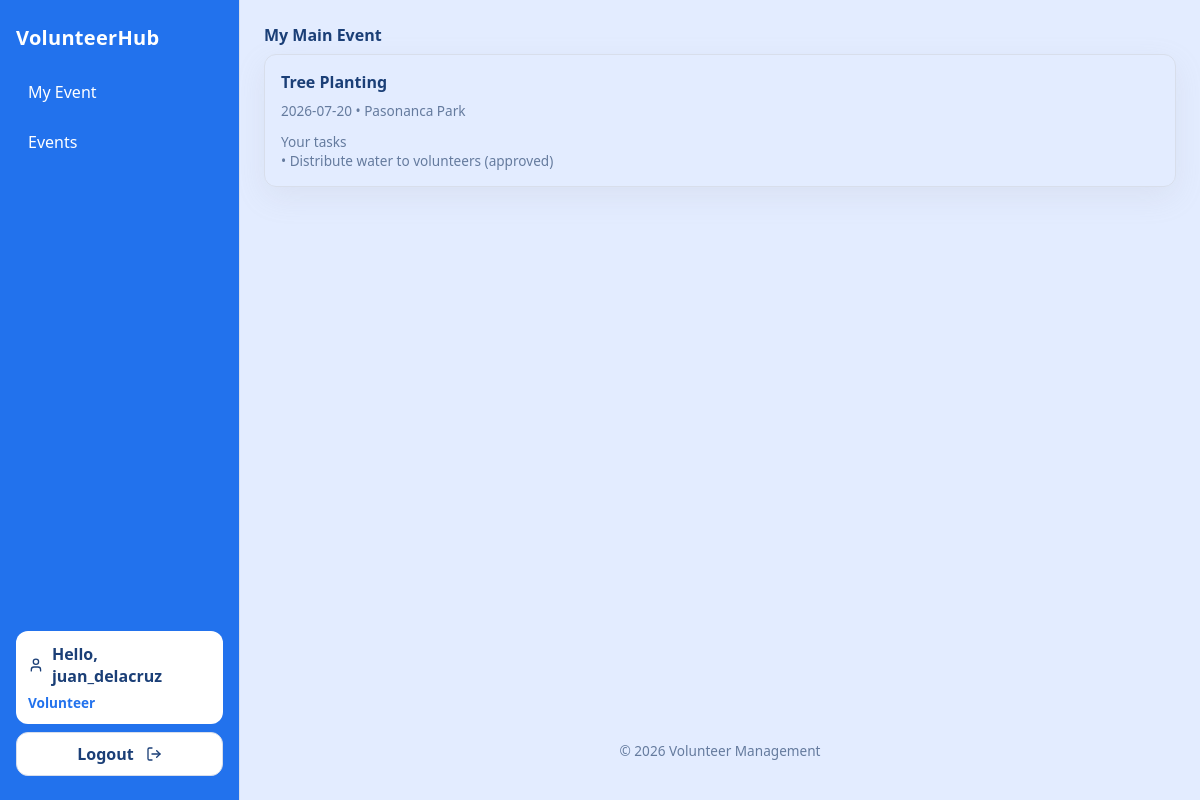
The app's page /src/pages/volunteer_home.php (signed in) with its own data.
### tables this page shows
CREATE TABLE participation (
    id INT AUTO_INCREMENT PRIMARY KEY,
    volunteer_id INT NOT NULL,
    task_id INT NOT NULL,
    status ENUM('applied', 'approved', 'completed') DEFAULT 'applied',
    hours_worked DECIMAL(5,2) DEFAULT 0.00,
    FOREIGN KEY (volunteer_id) REFERENCES volunteers(id) ON DELETE CASCADE,
    FOREIGN KEY (task_id) REFERENCES tasks(id) ON DELETE CASCADE
);

CREATE TABLE events (
    id INT AUTO_INCREMENT PRIMARY KEY,
    event_name VARCHAR(100) NOT NULL,
    event_date DATE NOT NULL,
    location VARCHAR(255) NOT NULL
);

CREATE TABLE tasks (
    id INT AUTO_INCREMENT PRIMARY KEY,
    event_id INT NOT NULL,
    task_description VARCHAR(255) NOT NULL,
    FOREIGN KEY (event_id) REFERENCES events(id) ON DELETE CASCADE
);

### src/classes/VolunteerManager.php (called while the page is built, shortened)
<?php
class VolunteerManager {
    private $db;
    private $table = "volunteers";
    public function __construct($db_connection) {
        $this->db = $db_connection;
    }
    public function getVolunteerByUserId($user_id) {
        $query = "SELECT * FROM " . $this->table . " WHERE user_id = :user_id LIMIT 1";
        $stmt = $this->db->prepare($query);
        $stmt->bindParam(':user_id', $user_id);
        $stmt->execute();
        return $stmt->fetch();
    }
    public function ensureVolunteerByUser($user_id, $username) {
        $existing = $this->getVolunteerByUserId($user_id);
        if ($existing) {
            return $existing;
        }
        return null;
    }
}

### src/pages/volunteer_home.php (the view, shortened to what this page needs)
<?php
require_once '../includes/header.php';
require_once '../classes/VolunteerManager.php';
$database = new Database();
$db = $database->getConnection();
$volunteerManager = new VolunteerManager($db);
$volunteer = $volunteerManager->ensureVolunteerByUser($_SESSION['user_id'] ?? 0, $_SESSION['username'] ?? '');
$mainEvent = null;
$mainTasks = [];
if ($volunteer) {
    $query = "SELECT e.id, e.event_name, e.event_date, e.location, p.status
              FROM participation p
              JOIN tasks t ON p.task_id = t.id
              JOIN events e ON t.event_id = e.id
              WHERE p.volunteer_id = :volunteer_id
              ORDER BY e.event_date DESC
              LIMIT 1";
    $stmt = $db->prepare($query);
    $stmt->bindParam(':volunteer_id', $volunteer['id']);
    $stmt->execute();
    $mainEvent = $stmt->fetch();
    if (!empty($mainEvent)) {
        $taskQuery = "SELECT t.task_description, p.status
                      FROM participation p
                      JOIN tasks t ON p.task_id = t.id
                      WHERE p.volunteer_id = :volunteer_id AND t.event_id = :event_id
                      ORDER BY t.id ASC";
        $taskStmt = $db->prepare($taskQuery);
        $taskStmt->bindParam(':volunteer_id', $volunteer['id']);
        $taskStmt->bindParam(':event_id', $mainEvent['id']);
        $taskStmt->execute();
        $mainTasks = $taskStmt->fetchAll();
    }
}
?>
<h1 class="h5">My Main Event</h1>
<?php if (!$volunteer): ?>
    <div class="card" style="margin-top:8px;">
        <div class="muted">Volunteer profile not found.</div>
    </div>
<?php else: ?>
    <div class="card" style="margin-top:8px;">
        <div class="h5"><?php echo htmlspecialchars($mainEvent['event_name']); ?></div>
        <div class="muted small"><?php echo htmlspecialchars($mainEvent['event_date'] . ' • ' . $mainEvent['location']); ?></div>
        <div class="small" style="margin-top:12px;">Your tasks</div>
        <?php if (empty($mainTasks)): ?>
            <div class="muted small" style="margin-top:6px;">No tasks yet.</div>
        <?php else: ?>
            <?php foreach ($mainTasks as $task): ?>
                <div class="small muted">• <?php echo htmlspecialchars($task['task_description']); ?> (<?php echo htmlspecialchars($task['status']); ?>)</div>
            <?php endforeach; ?>
        <?php endif; ?>
    </div>
<?php endif; ?>
<?php require_once '../includes/footer.php'; ?>

### src/styles/theme.css (style rules this page uses)
:root { --color-bg: #e3ecff; --color-surface: #ffffff; --color-surface-2: #eff4ff; --color-text: #1b3f77; --color-muted: #657b9e; --color-border: #d8deeb; --color-accent: #2272ed; --color-accent-contrast: #fff; --color-danger: #b6071b; --color-danger-text: #e38b7c; --radius-sm: 8px; --radius-md: 12px; --radius-lg: 20px; --shadow-1: 0 10px 30px rgba(158, 157, 167, 0.137); }

### src/styles/shared.css (style rules this page uses)
* , *::before, *::after { box-sizing: border-box; }
html, body { height: 100%; overflow: hidden; }
body { margin: 0; font-family: 'Google Sans', system-ui, Arial, Helvetica, sans-serif; background: var(--color-bg); color: var(--color-text); }
.app-shell { display: flex; height: 100vh; overflow: hidden; }
.card { border: 1px solid var(--color-border); border-radius: var(--radius-md); padding: 16px; box-shadow: var(--shadow-1); }
.h5 { font-size: 1rem; margin: 0 0 8px 0; font-weight: 600; color: var(--color-text); }
.muted { color: var(--color-muted); font-size: 0.9rem; }
.small { font-size: 0.85rem; color: var(--color-muted); }

### records on screen
participation: events.event_name "Tree Planting", events.event_date+location "2026-07-20 • Pasonanca Park", task.task_description "Distribute water to volunteers", status "approved"

### other values on screen
$label "My Event"
$label "Events"
$_SESSION['username'] "juan_delacruz"
$_SESSION['role'] "Volunteer"
